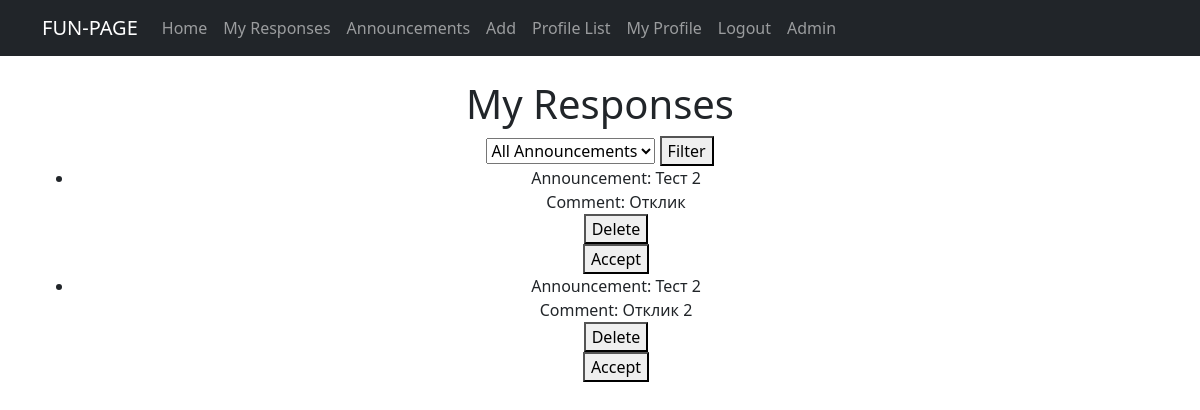
Page /my-responses/ (signed in) on the earlier database version.
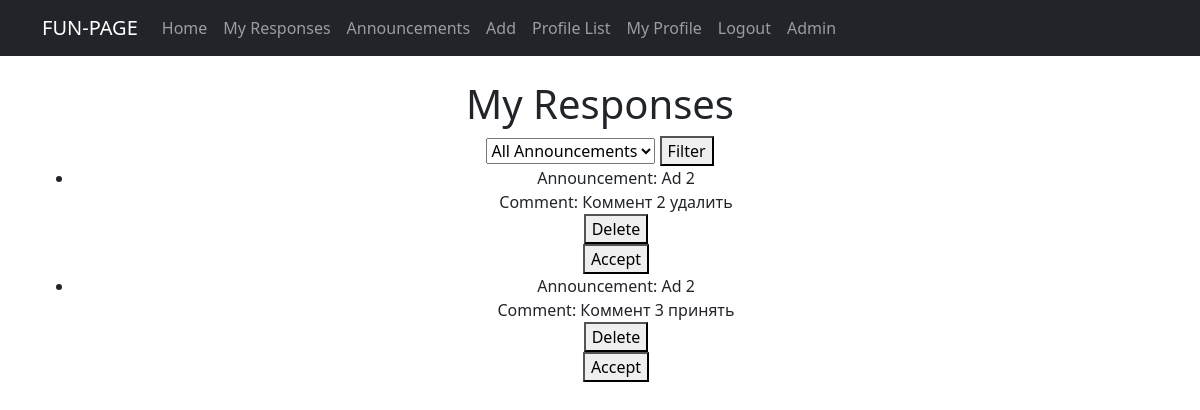
Same page on the later database version.
### fun/models.py (models this page shows, shortened)
class Comment(models.Model):
    user = models.ForeignKey(User, on_delete=models.CASCADE)
    date = models.DateTimeField(auto_now_add=True)
    announcement = models.ForeignKey('Announcement', on_delete=models.CASCADE)
    content = models.TextField()

class Announcement(models.Model):
    title = models.CharField(max_length=100)
    text = models.TextField()
    category = models.ForeignKey(Category, on_delete=models.CASCADE)
    author = models.ForeignKey(User, default=1, on_delete=models.CASCADE)
    date_added = models.DateTimeField(auto_now_add=True)
    image = models.ImageField(upload_to='images/', null=True, blank=True)
    video = models.FileField(upload_to='videos/', null=True, blank=True)
    likes = models.ManyToManyField(User, related_name="ad_like", blank=True)
    comments = models.ManyToManyField(Comment, related_name="commented_on", blank=True)

### fun/views.py (the view)
# urls.py: path('my-responses/', MyResponsesView.as_view(), name='my_responses'),
class MyResponsesView(ListView):
    model = Comment
    template_name = 'my_responses.html'
    context_object_name = 'comments'
    def get_queryset(self):
        queryset = super().get_queryset().filter(announcement__author=self.request.user)
        announcement_id = self.request.GET.get('announcement')
        if announcement_id:
            queryset = queryset.filter(announcement_id=announcement_id)
        return queryset

### templates/my_responses.html (shortened to what this page needs)
{% extends 'flatpages/default.html' %}
{% block content %}
  <h1>My Responses</h1>
  <div>
    <form method="GET">
      <select name="announcement">
        <option value="" selected>All Announcements</option>
      </select>
      <button type="submit">Filter</button>
    </form>
  </div>
  <ul>
    {% for comment in comments %}
        <li>
          Announcement: {{ comment.announcement.title }}
          <br/>
          Comment: {{ comment.content }}
          <form action="{% url 'delete_comment' comment.id %}" method="POST">
            <button type="submit">Delete</button>
          </form>
          <form action="{% url 'accept_comment' comment.id %}" method="POST">
            <button type="submit">Accept</button>
          </form>
        </li>
    {% endfor %}
  </ul>
{% endblock %}

Differences in the rows shown:
removed Comment: announcement "Тест 2", content "Отклик"
removed Comment: announcement "Тест 2", content "Отклик 2"
added Comment: announcement "Ad 2", content "Коммент 2 удалить"
added Comment: announcement "Ad 2", content "Коммент 3 принять"
